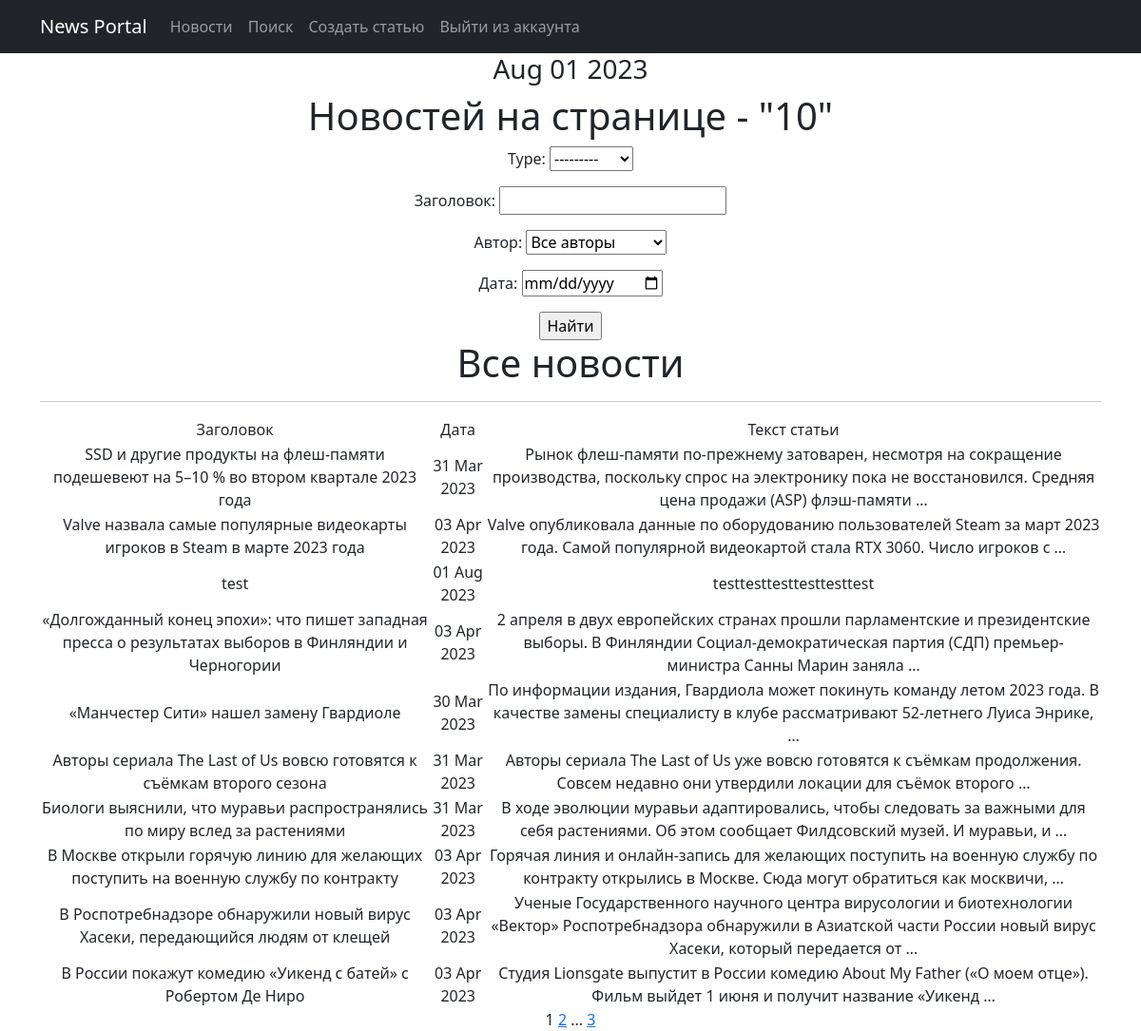
Page /news/search/ on the earlier database version.
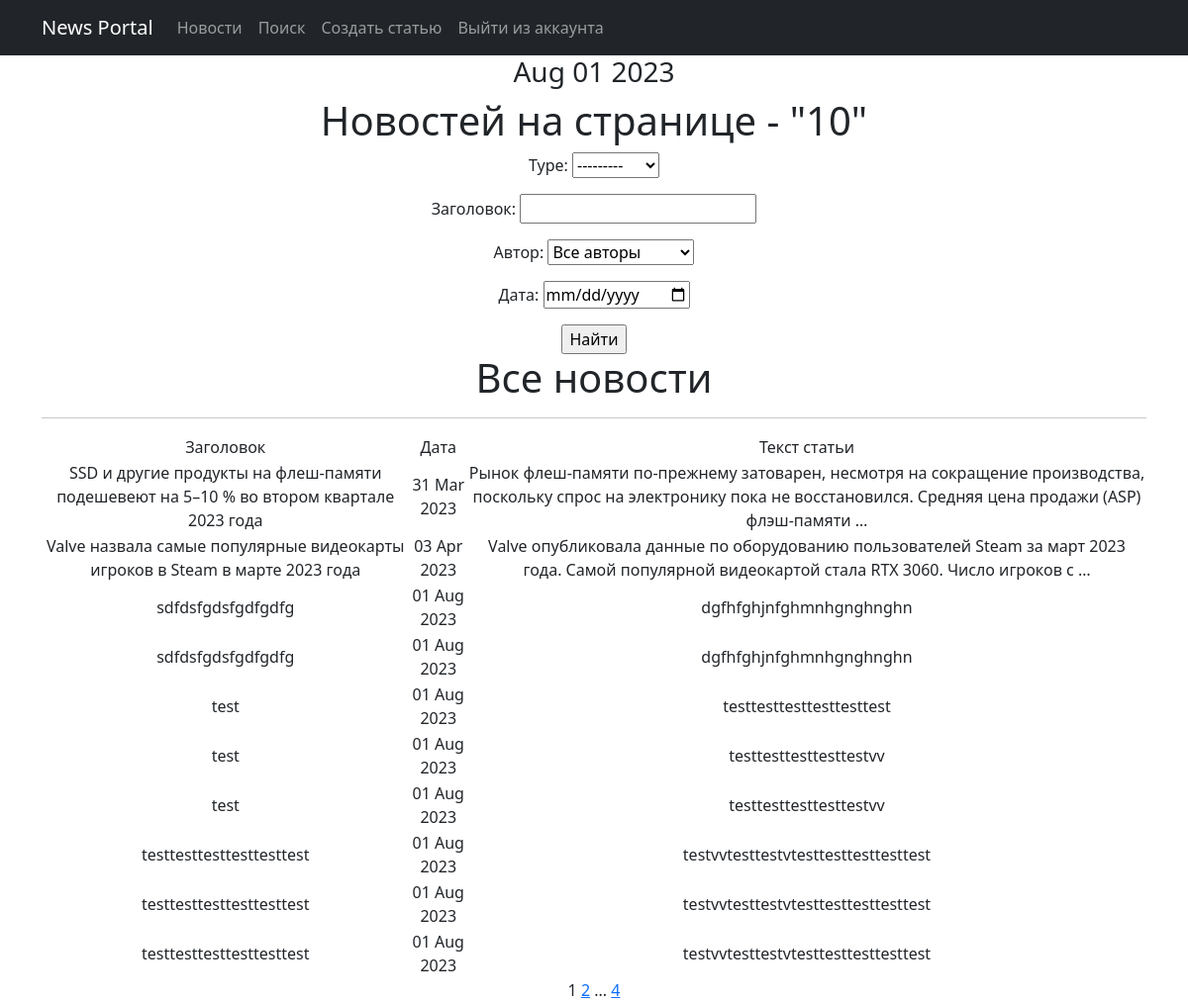
Same page on the later database version.
### news/models.py (models this page shows, shortened)
class Post(models.Model):
    article = 'AR'
    news = 'NE'
    TYPES = [(article, 'Статья'),
             (news, 'Новость')
             ]
    title = models.CharField(max_length=255)
    text = models.TextField()
    time_created = models.DateTimeField(auto_now_add=True)
    type = models.CharField(max_length=2,
                            choices=TYPES,
                            default=news)
    post_rating = models.FloatField(default=0.0)
    post_author = models.ForeignKey(Author, on_delete=models.CASCADE)
    category = models.ManyToManyField(Category, through='PostCategory')

### news/views.py (the view)
# urls.py: path('search/', PostSearch.as_view(), name='post_search'),
class PostSearch(ListView):
    model = Post
    ordering = 'title'
    template_name = 'search.html'
    context_object_name = 'news'
    paginate_by = 10
    def get_queryset(self):
        queryset = super().get_queryset()
        self.filterset = PostFilter(self.request.GET, queryset)
        return self.filterset.qs
    def get_context_data(self, **kwargs):
        context = super().get_context_data(**kwargs)
        context['filterset'] = self.filterset
        return context

### news/templatetags/custom_filters.py (called while the page is built)
@register.filter()
def censor(value):
    bad_words = ('редиска!', 'дурак', 'тупица', 'блин', 'оладушек', 'пипец')
    if not isinstance(value, str):
        raise TypeError(f"unresolved type '{type(value)}' expected  type 'str'")
    for i in value.split():
        if i.lower() in bad_words:
            value = value.replace(i, f"{i[0]}{'*' * (len(i) - 2)}{i[-1]}")
    return value

### news/templatetags/custom_tags.py (called while the page is built)
@register.simple_tag(takes_context=True)
def url_replace(context, **kwargs):
   d = context['request'].GET.copy()
   for k, v in kwargs.items():
       d[k] = v
   return d.urlencode()

@register.simple_tag()
def current_time(format_string='%b %d %Y'):
   return datetime.utcnow().strftime(format_string)

### templates/search.html (shortened to what this page needs)
{% extends 'flatpages/default.html' %}
{% load custom_tags %}
{% load custom_filters %}
{% block content %}
<h3>{% current_time '%b %d %Y' %}</h3>
<h1>Новостей на странице - "{{ news|length }}" </h1>
   <form action="" method="get">
       {{ filterset.form.as_p }}
       <input type="submit" value="Найти" />
   </form>
   <h1>Все новости</h1>
   <hr>
   {% if news %}
       <table>
           <tr>
               <td>
                   Заголовок
               </td>
               <td>
                   Дата
               </td>
               <td>
                   Текст статьи
               </td>
           </tr>
           {% for post in news %}
           <tr>
               <td>{{ post.title|censor }}</td>
               <td>{{ post.time_created|date:'d M Y' }}</td>
               <td>{{ post.text|truncatewords:20|censor }}</td>
           </tr>
           {% endfor %}
       </table>
   {% else %}
       <h2>Новостей нет!</h2>
   {% endif %}
   {{ page_obj.number }}
   {% if page_obj.has_next %}
       <a href="?{% url_replace page=page_obj.next_page_number %}">{{ page_obj.next_page_number }}</a>
       {% if paginator.num_pages != page_obj.next_page_number %}
           ...
           <a href="?{% url_replace page=page_obj.paginator.num_pages %}">{{ page_obj.paginator.num_pages }}</a>
       {% endif %}
   {% endif %}
{% endblock content %}

Differences in the rows shown:
no longer on this page (row unchanged): Post: title|censor "«Долгожданный конец эпохи»: что пишет западная пресса о результатах выборов в Финляндии и Черногории", time_created "03 Apr 2023", text|censor "2 апреля в двух европейских странах прошли парламентские и президентские выборы. В Финляндии Социал-демократическая партия (СДП) премьер-министра Санны Марин заняла …"
no longer on this page (row unchanged): Post: title|censor "«Манчестер Сити» нашел замену Гвардиоле", time_created "30 Mar 2023", text|censor "По информации издания, Гвардиола может покинуть команду летом 2023 года. В качестве замены специалисту в клубе рассматривают 52-летнего Луиса Энрике, …"
no longer on this page (row unchanged): Post: title|censor "Авторы сериала The Last of Us вовсю готовятся к съёмкам второго сезона", time_created "31 Mar 2023", text|censor "Авторы сериала The Last of Us уже вовсю готовятся к съёмкам продолжения. Совсем недавно они утвердили локации для съёмок второго …"
no longer on this page (row unchanged): Post: title|censor "Биологи выяснили, что муравьи распространялись по миру вслед за растениями", time_created "31 Mar 2023", text|censor "В ходе эволюции муравьи адаптировались, чтобы следовать за важными для себя растениями. Об этом сообщает Филдсовский музей. И муравьи, и …"
no longer on this page (row unchanged): Post: title|censor "В Москве открыли горячую линию для желающих поступить на военную службу по контракту", time_created "03 Apr 2023", text|censor "Горячая линия и онлайн-запись для желающих поступить на военную службу по контракту открылись в Москве. Сюда могут обратиться как москвичи, …"
no longer on this page (row unchanged): Post: title|censor "В Роспотребнадзоре обнаружили новый вирус Хасеки, передающийся людям от клещей", time_created "03 Apr 2023", text|censor "Ученые Государственного научного центра вирусологии и биотехнологии «Вектор» Роспотребнадзора обнаружили в Азиатской части России новый вирус Хасеки, который передается от …"
no longer on this page (row unchanged): Post: title|censor "В России покажут комедию «Уикенд с батей» с Робертом Де Ниро", time_created "03 Apr 2023", text|censor "Студия Lionsgate выпустит в России комедию About My Father («О моем отце»). Фильм выйдет 1 июня и получит название «Уикенд …"
added Post: title|censor "sdfdsfgdsfgdfgdfg", time_created "01 Aug 2023", text|censor "dgfhfghjnfghmnhgnghnghn"
added Post: title|censor "sdfdsfgdsfgdfgdfg", time_created "01 Aug 2023", text|censor "dgfhfghjnfghmnhgnghnghn"
added Post: title|censor "test", time_created "01 Aug 2023", text|censor "testtesttesttesttestvv"
added Post: title|censor "test", time_created "01 Aug 2023", text|censor "testtesttesttesttestvv"
added Post: title|censor "testtesttesttesttesttest", time_created "01 Aug 2023", text|censor "testvvtesttestvtesttesttesttesttest"
added Post: title|censor "testtesttesttesttesttest", time_created "01 Aug 2023", text|censor "testvvtesttestvtesttesttesttesttest"
added Post: title|censor "testtesttesttesttesttest", time_created "01 Aug 2023", text|censor "testvvtesttestvtesttesttesttesttest"
Other differences:
{{ page_obj.paginator.num_pages }}: "3" → "4"
